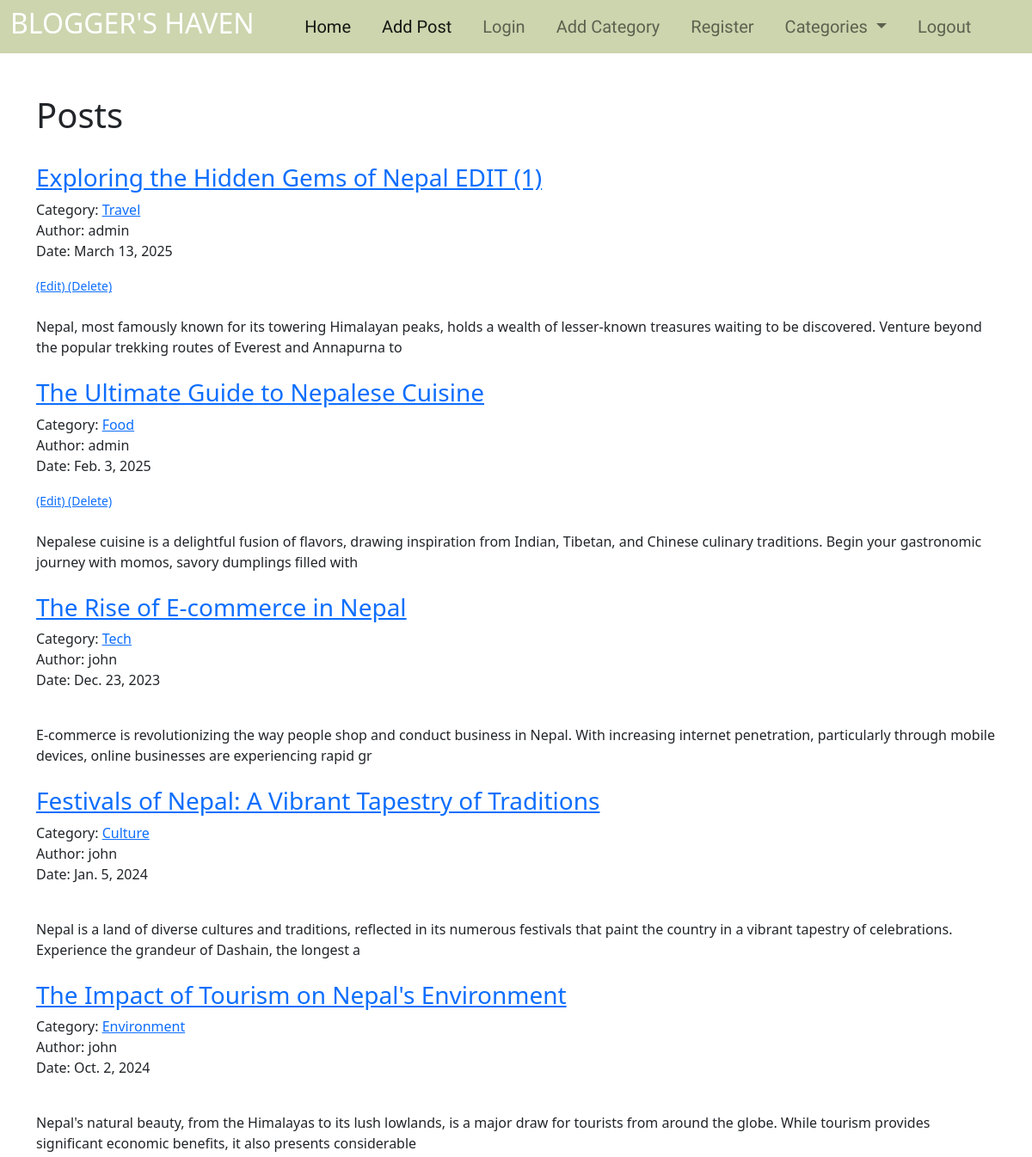
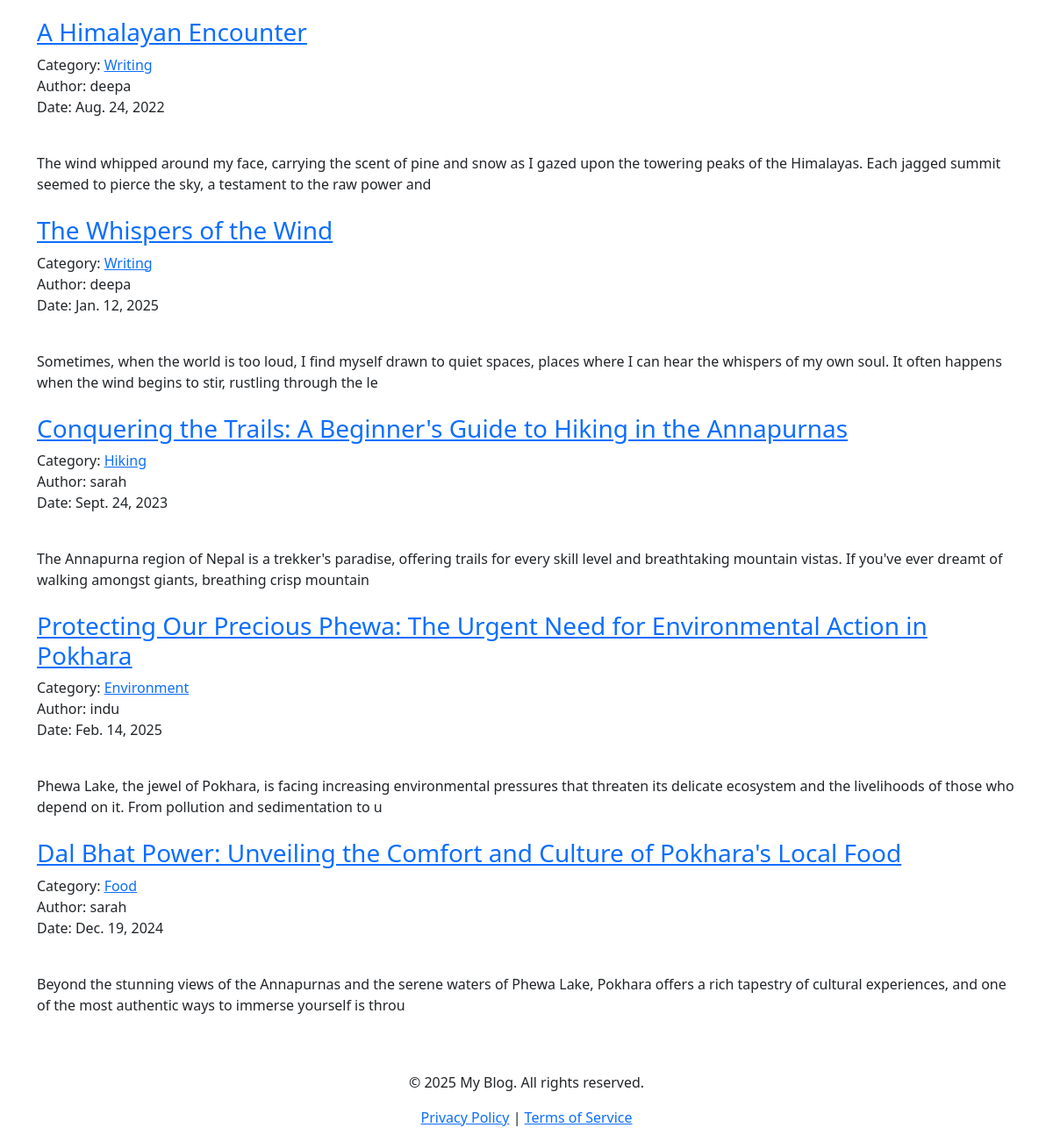
Screenshot of / (signed in) with the database file from the repository (2 pictures, top to bottom).
### myapp/models.py (models this page shows, shortened)
class Article(models.Model):
    title = models.CharField(max_length = 300)
    author = models.ForeignKey(User, on_delete=models.CASCADE)
    content = models.TextField()
    category = models.CharField(max_length=300 , default="Travel")
    date = models.DateField()
    likes = models.ManyToManyField(User, related_name='liked_articles')

### myapp/views.py (the view)
# urls.py: 2. Add a URL to urlpatterns:  path('', views.home, name='home')
class home(ListView):
    model = Article
    template_name = 'home.html'
    def get_context_data(self, *args, **kwargs):
        catg_menu = Category.objects.all()
        context = super(home, self).get_context_data(*args, **kwargs)
        context["catg_menu"] = catg_menu
        return context

### myapp/models.py (called while the page is built)
    def __str__(self):
        return self.name

### templates/home.html
{% extends "base.html" %}
{% load static %}
{% block content %}
<div class="container">
    <br/><br/>
    <h1> Posts </h1>
    <br/>
    {% for article in object_list %}
        <div class="blog-post-box">
            <h3>
                <a href="{% url 'article-detail' article.pk %}">
                    {{article.title}}
                </a>
            </h3>
            <p>
                Category: <a href="{% url 'category' article.category %}">{{article.category}}</a><br>
                Author: {{article.author }}<br>
                Date: {{article.date}}
            </p>
            <small>
                {% if user.is_authenticated %}
                    {% if user.id == article.author.id %}
                        <a href="{% url 'update_post' article.pk %}"> (Edit) </a>
                        <a href="{% url 'delete_post' article.pk %}"> (Delete) </a><br/>
                    {% endif %}
                {% endif %}
            </small> <br/>
            {{article.content|slice:":200"|safe }}
        </div>
        <br/>
    {% endfor %}
</div>
{% endblock content %}

### rows the page displays
Article: title "Exploring the Hidden Gems of Nepal EDIT (1)", category "Travel", author "admin", date "March 13, 2025", shows "(Edit)", content "Nepal, most famously known for its towering Himalayan peaks, holds a wealth of lesser-known treasures waiting to be discovered. Venture beyond the popular trekking routes of Everest and Annapurna to"
Article: title "The Ultimate Guide to Nepalese Cuisine", category "Food", author "admin", date "Feb. 3, 2025", shows "(Edit)", content "Nepalese cuisine is a delightful fusion of flavors, drawing inspiration from Indian, Tibetan, and Chinese culinary traditions. Begin your gastronomic journey with momos, savory dumplings filled with"
Article: title "The Rise of E-commerce in Nepal", category "Tech", author "john", date "Dec. 23, 2023", content "E-commerce is revolutionizing the way people shop and conduct business in Nepal. With increasing internet penetration, particularly through mobile devices, online businesses are experiencing rapid gr"
Article: title "Festivals of Nepal: A Vibrant Tapestry of Traditions", category "Culture", author "john", date "Jan. 5, 2024", content "Nepal is a land of diverse cultures and traditions, reflected in its numerous festivals that paint the country in a vibrant tapestry of celebrations. Experience the grandeur of Dashain, the longest a"
Article: title "The Impact of Tourism on Nepal's Environment", category "Environment", author "john", date "Oct. 2, 2024", content "Nepal's natural beauty, from the Himalayas to its lush lowlands, is a major draw for tourists from around the globe. While tourism provides significant economic benefits, it also presents considerable"
Article: title "A Himalayan Encounter", category "Writing", author "deepa", date "Aug. 24, 2022", content "The wind whipped around my face, carrying the scent of pine and snow as I gazed upon the towering peaks of the Himalayas. Each jagged summit seemed to pierce the sky, a testament to the raw power and"
Article: title "The Whispers of the Wind", category "Writing", author "deepa", date "Jan. 12, 2025", content "Sometimes, when the world is too loud, I find myself drawn to quiet spaces, places where I can hear the whispers of my own soul. It often happens when the wind begins to stir, rustling through the le"
Article: title "Conquering the Trails: A Beginner's Guide to Hiking in the Annapurnas", category "Hiking", author "sarah", date "Sept. 24, 2023", content "The Annapurna region of Nepal is a trekker's paradise, offering trails for every skill level and breathtaking mountain vistas. If you've ever dreamt of walking amongst giants, breathing crisp mountain"
Article: title "Protecting Our Precious Phewa: The Urgent Need for Environmental Action in Pokhara", category "Environment", author "indu", date "Feb. 14, 2025", content "Phewa Lake, the jewel of Pokhara, is facing increasing environmental pressures that threaten its delicate ecosystem and the livelihoods of those who depend on it. From pollution and sedimentation to u"
Article: title "Dal Bhat Power: Unveiling the Comfort and Culture of Pokhara's Local Food", category "Food", author "sarah", date "Dec. 19, 2024", content "Beyond the stunning views of the Annapurnas and the serene waters of Phewa Lake, Pokhara offers a rich tapestry of cultural experiences, and one of the most authentic ways to immerse yourself is throu"
